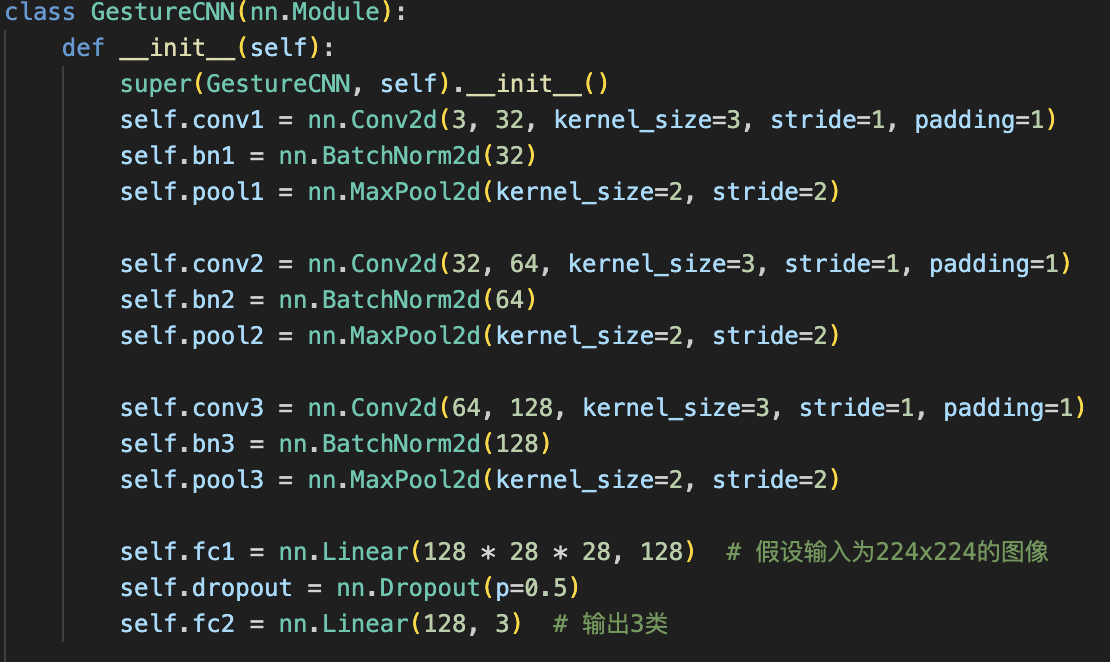
#> input picture image-1.png, 1110 x 662 px; its folder holds only this picture in this run
$ python -i binary_picture.py   (imports and definitions only)   (older library calls are emulated)
#> lines starting #> are read from the running program, lines starting #| are printed output that depends on the picture; after the words box and inside, x2 and y2 are one past the last pixel; in counts of white or black regions, pixels touching at a corner belong together
import os
import cv2

def process_image(image_path, size=(64, 64)):
    """
    处理单张图像：
    1. 转换为灰度图
    2. 应用 Sobel 算子提取边缘
    3. 计算梯度幅值
    4. 归一化到0-255
    5. 二值化处理，边缘为白色，其他部分为黑色
    6. 调整图像大小到指定尺寸
    返回处理后的单通道二值化图像
    """
#> called with image_path = 'image-1.png', size = (64, 64)
    # 直接以灰度模式读取图像，确保是单通道
    img = cv2.imread(image_path, cv2.IMREAD_GRAYSCALE)
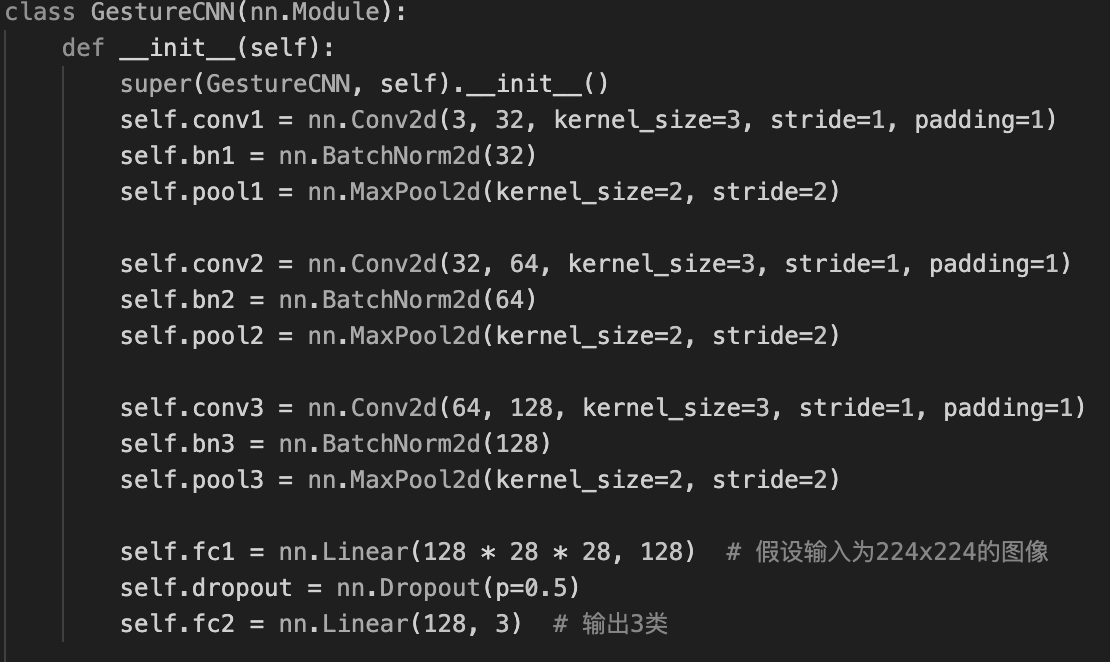
#> img: shape (662, 1110); min 31, max 214, mean 41.6
    if img is None:
        print(f"无法读取图像: {image_path}")
        return None

    # 应用 Sobel 算子计算 x 和 y 方向的梯度
    sobelx = cv2.Sobel(img, cv2.CV_64F, 1, 0, ksize=3)
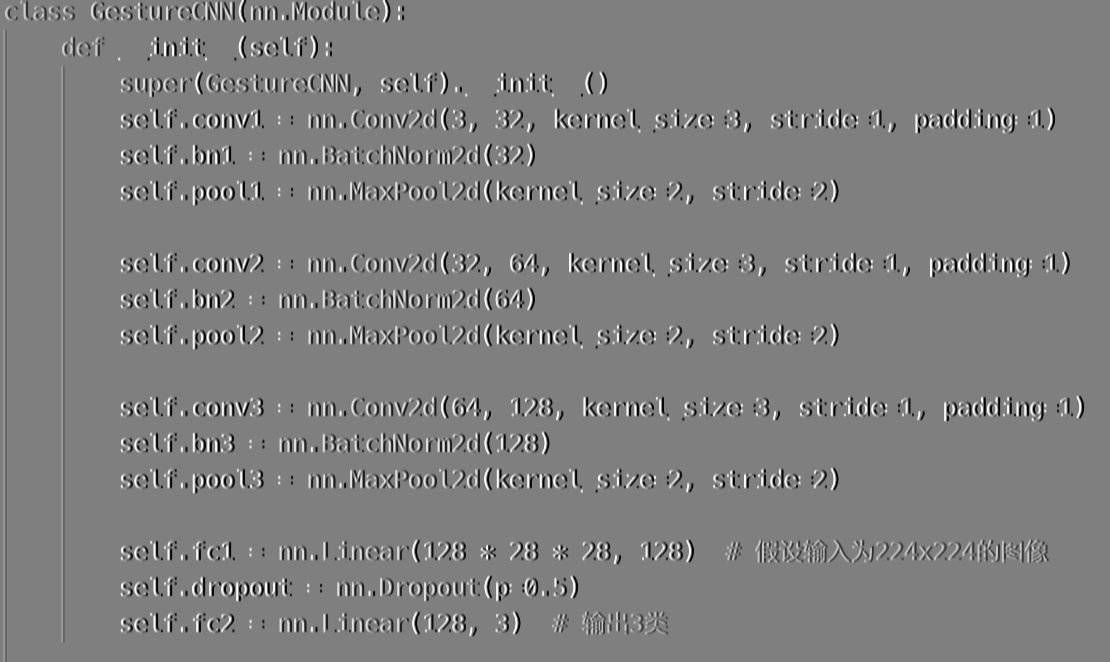
#> sobelx: shape (662, 1110) float64; min -732, max 732, mean 0; drawn with min black and max white
    sobely = cv2.Sobel(img, cv2.CV_64F, 0, 1, ksize=3)
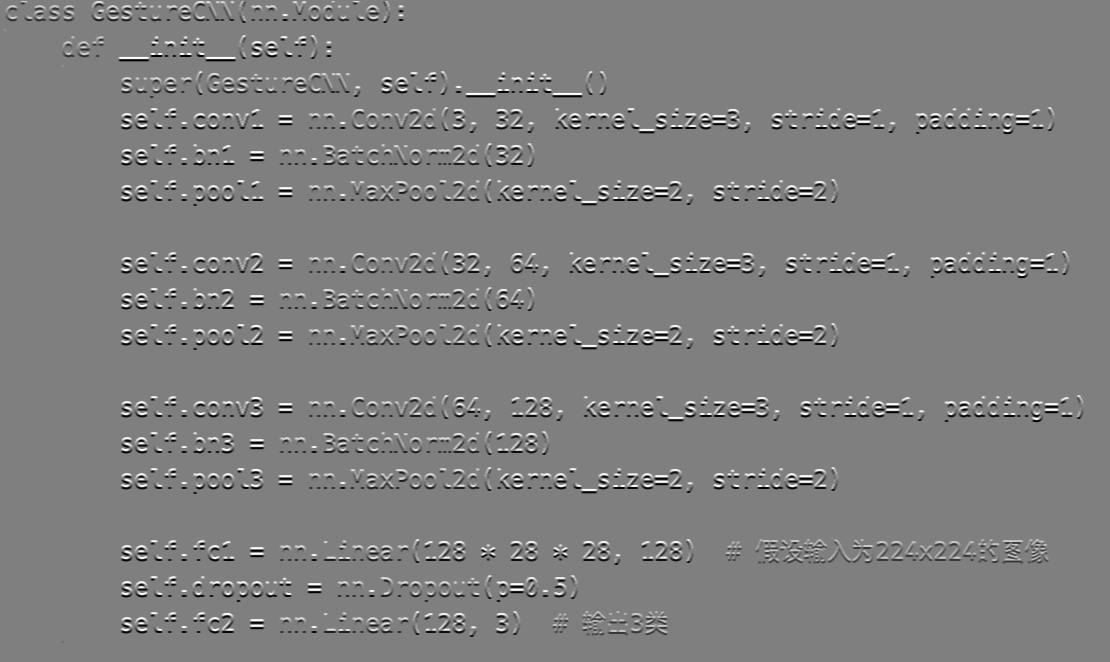
#> sobely: shape (662, 1110) float64; min -732, max 732, mean 0; drawn with min black and max white

    # 计算梯度幅值
    gradient_magnitude = cv2.magnitude(sobelx, sobely)
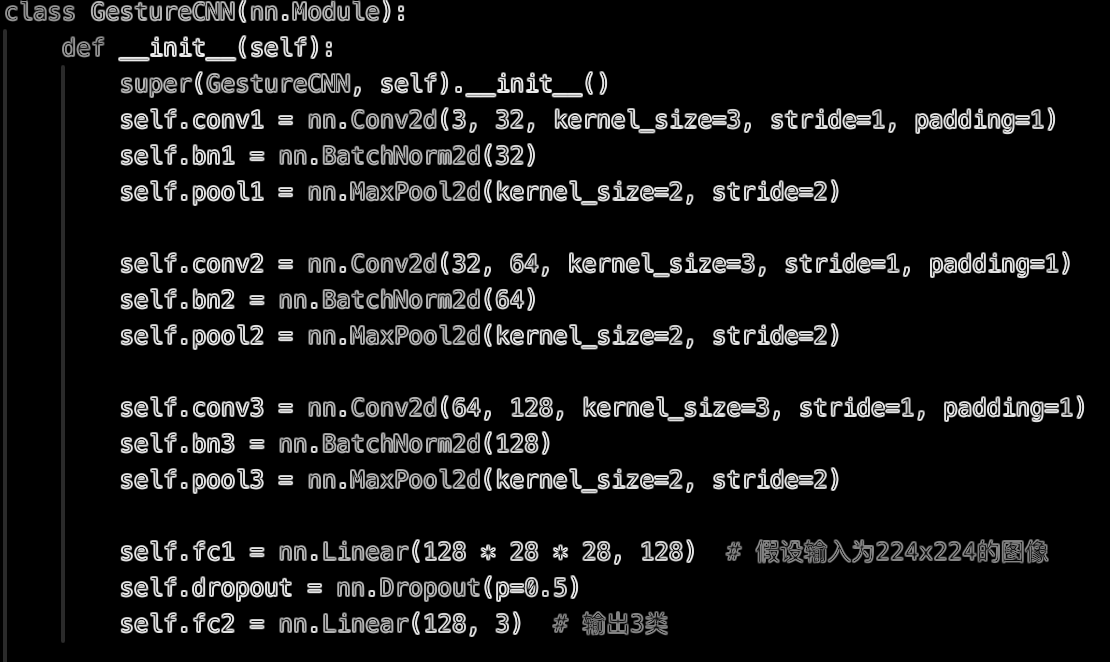
#> gradient_magnitude: shape (662, 1110) float64; min 0, max 797.5, mean 62.3; drawn with min black and max white

    # 将梯度幅值归一化到 0-255
    gradient_magnitude = cv2.normalize(gradient_magnitude, None, 0, 255, cv2.NORM_MINMAX)
    gradient_magnitude = gradient_magnitude.astype('uint8')

    # 二值化处理，阈值可以根据需要调整
    _, binary = cv2.threshold(gradient_magnitude, 50, 255, cv2.THRESH_BINARY)
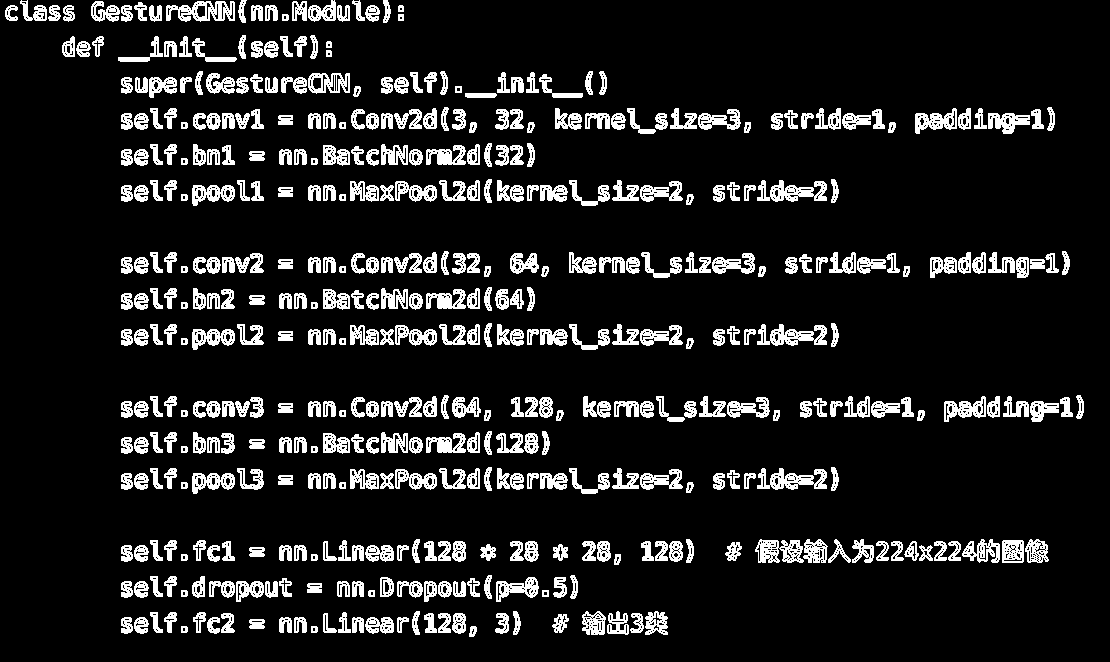
#> binary: shape (662, 1110); 11.9% white; 458 white regions, largest, box (x1, y1, x2, y2) and area: (757, 180, 827, 202) 820, (757, 324, 827, 346) 820, (757, 468, 827, 490) 820

    # 调整图像大小到指定尺寸
    resized = cv2.resize(binary, size, interpolation=cv2.INTER_AREA)
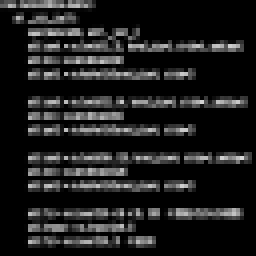
#> resized: shape (64, 64) (shown 4 times larger); min 0, max 215, mean 30.3

    return resized

# [45 lines left out: functions create_target_directory, process_dataset, not called in this run]

# [11 lines not run here, left out]

>>> result = process_image('image-1.png')

$ run again, on image-2.png
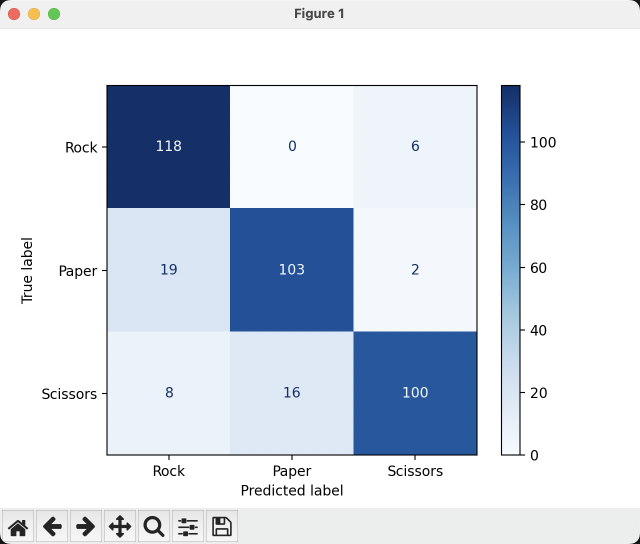
#> input picture image-2.png, 1280 x 1088 px (shown at 1/2 size)
#> in process_image, `_, binary = cv2.threshold(gradient_magnitude, 50, 255, cv2.THRESH_BINA..`:
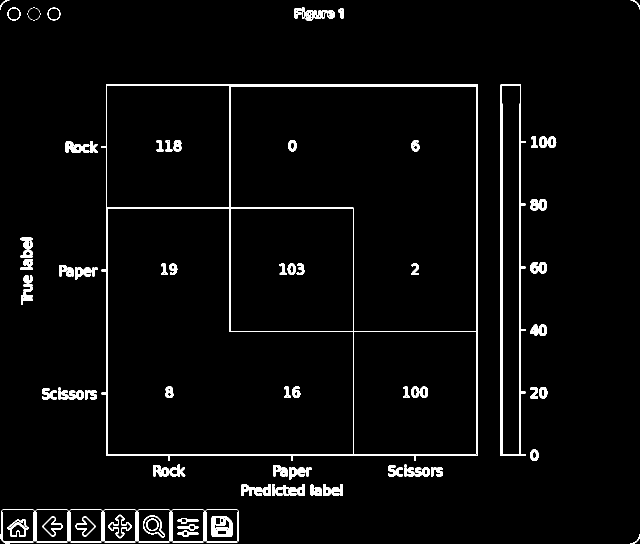
#> binary: shape (1088, 1280) (shown at 1/2 size); 3.3% white; 145 white regions (24 under 20 px), largest, box (x1, y1, x2, y2) and area: (203, 169, 956, 921) 14992, (1001, 169, 1051, 912) 6168, (423, 1032, 465, 1074) 863
#> in process_image, `resized = cv2.resize(binary, size, interpolation=cv2.INTER_AREA)`:
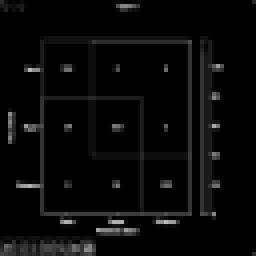
#> resized: shape (64, 64) (shown 4 times larger); min 0, max 186, mean 8.5
